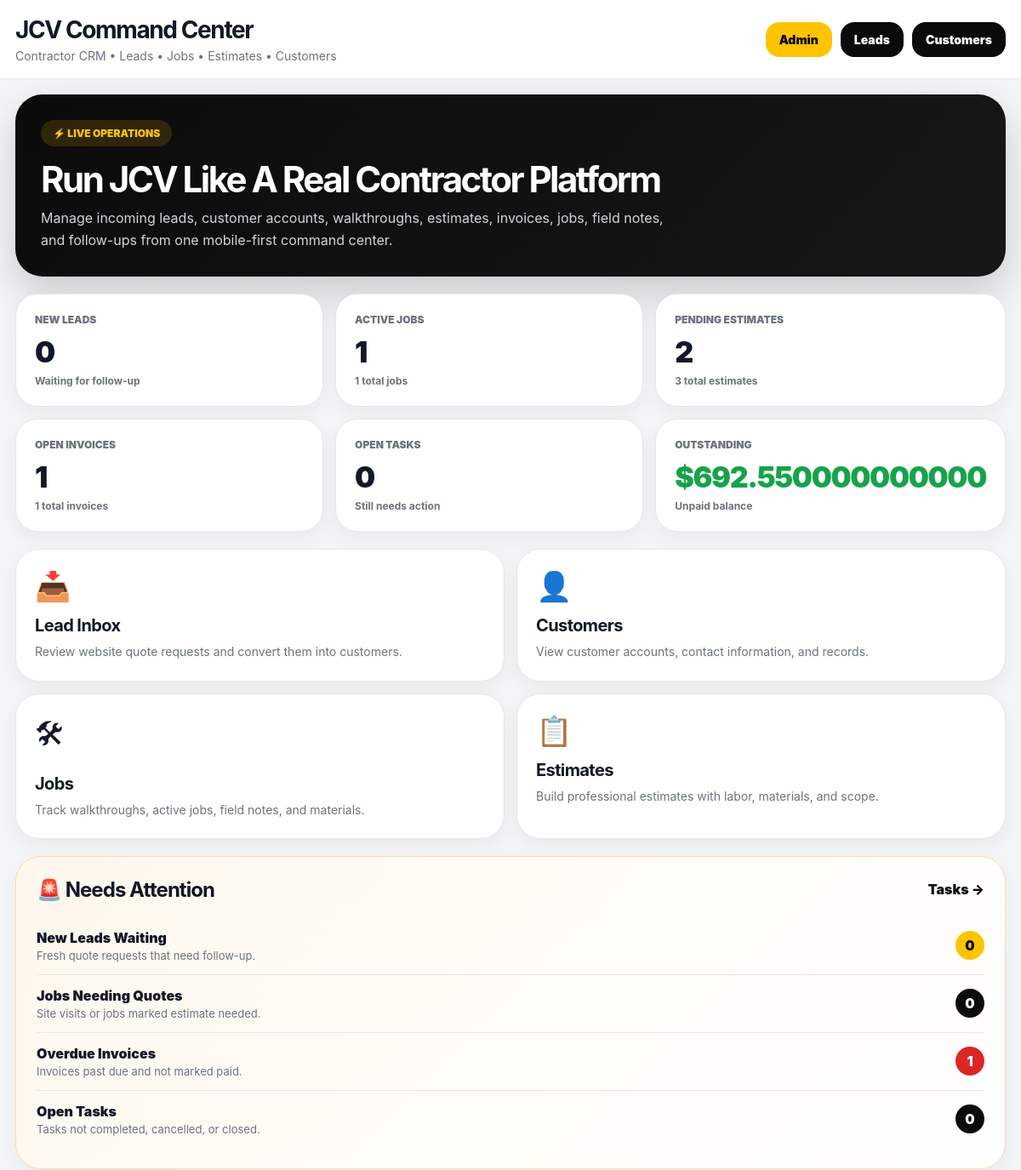
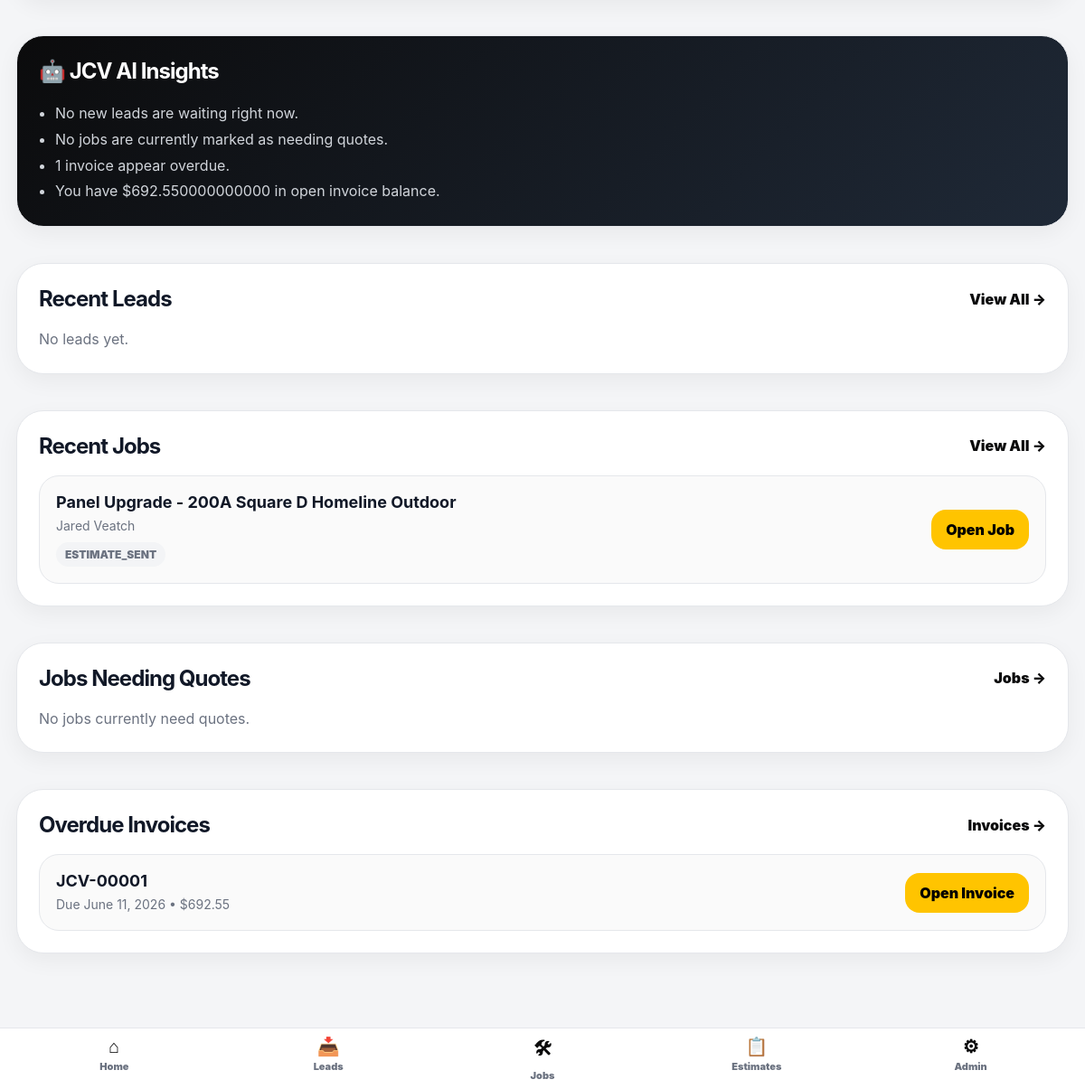
The page /dashboard/ (signed in) on the database its author committed (2 pictures, top to bottom).
### core/models.py (models this page shows, shortened)
class Job(models.Model):
    STATUS_CHOICES = [
        ("new", "New"),
        ("site_visit", "Site Visit"),
        ("estimate_needed", "Estimate Needed"),
        ("estimate_sent", "Estimate Sent"),
        ("approved", "Approved"),
        ("scheduled", "Scheduled"),
        ("in_progress", "In Progress"),
        ("waiting_parts", "Waiting on Parts"),
        ("completed", "Completed"),
        ("invoiced", "Invoiced"),
        ("paid", "Paid"),
        ("cancelled", "Cancelled"),
    ]
    PRIORITY_CHOICES = [
        ("low", "Low"),
        ("normal", "Normal"),
        ("high", "High"),
        ("urgent", "Urgent"),
    ]
    customer = models.ForeignKey(Customer, on_delete=models.CASCADE, related_name="jobs")
    template = models.ForeignKey(
        ServiceTemplate,
        on_delete=models.SET_NULL,
        blank=True,
        null=True,
        related_name="jobs",
    )
    title = models.CharField(max_length=255)
    status = models.CharField(max_length=50, choices=STATUS_CHOICES, default="new")
    priority = models.CharField(max_length=50, choices=PRIORITY_CHOICES, default="normal")
    assigned_to = models.CharField(max_length=255, blank=True, null=True)
    job_address = models.CharField(max_length=255, blank=True, null=True)
    description = models.TextField(blank=True, null=True)
    site_notes = models.TextField(blank=True, null=True)
    material_notes = models.TextField(blank=True, null=True)
    estimated_total_price = models.DecimalField(max_digits=10, decimal_places=2, default=0)
    scheduled_date = models.DateTimeField(blank=True, null=True)
    completed_at = models.DateTimeField(blank=True, null=True)
    created_at = models.DateTimeField(auto_now_add=True)
    class Meta:
        ordering = ["-created_at"]

class Customer(models.Model):
    CUSTOMER_TYPE_CHOICES = [
        ("residential", "Residential"),
        ("commercial", "Commercial"),
        ("industrial", "Industrial"),
    ]
    STATUS_CHOICES = [
        ("active", "Active"),
        ("inactive", "Inactive"),
        ("lead", "Lead"),
    ]
    name = models.CharField(max_length=255)
    company_name = models.CharField(max_length=255, blank=True, null=True)
    phone = models.CharField(max_length=50, blank=True, null=True)
    email = models.EmailField(blank=True, null=True)
    customer_type = models.CharField(
        max_length=50,
        choices=CUSTOMER_TYPE_CHOICES,
        default="residential",
    )
    status = models.CharField(
        max_length=50,
        choices=STATUS_CHOICES,
        default="active",
    )
    address = models.CharField(max_length=255, blank=True, null=True)
    city = models.CharField(max_length=100, blank=True, null=True)
    notes = models.TextField(blank=True, null=True)
    created_at = models.DateTimeField(auto_now_add=True)
    def __str__(self):
        if self.company_name:
            return f"{self.name} - {self.company_name}"
        return self.name

class Invoice(models.Model):
    STATUS_CHOICES = [
        ("draft", "Draft"),
        ("sent", "Sent"),
        ("partial", "Partially Paid"),
        ("paid", "Paid"),
        ("overdue", "Overdue"),
    ]
    estimate = models.ForeignKey(
        Estimate,
        on_delete=models.SET_NULL,
        blank=True,
        null=True,
        related_name="invoices",
    )
    job = models.ForeignKey(
        Job,
        on_delete=models.CASCADE,
        blank=True,
        null=True,
        related_name="invoices",
    )
    invoice_number = models.CharField(max_length=100, unique=True, blank=True, null=True)
    title = models.CharField(max_length=255, blank=True, null=True)
    description = models.TextField(blank=True, null=True)
    status = models.CharField(max_length=50, choices=STATUS_CHOICES, default="draft")
    subtotal = models.DecimalField(max_digits=10, decimal_places=2, default=0)
    tax = models.DecimalField(max_digits=10, decimal_places=2, default=0)
    total = models.DecimalField(max_digits=10, decimal_places=2, default=0)
    amount_paid = models.DecimalField(max_digits=10, decimal_places=2, default=0)
    amount_due = models.DecimalField(max_digits=10, decimal_places=2, default=0)
    due_date = models.DateField(blank=True, null=True)
    paid_date = models.DateField(blank=True, null=True)
    created_at = models.DateTimeField(auto_now_add=True)
    class Meta:
        ordering = ["-created_at"]

### core/views.py (the view)
@staff_member_required
def dashboard(request):
    today = timezone.now().date()
    new_quotes = QuoteRequest.objects.filter(status="new").order_by("-created_at")
    recent_leads = QuoteRequest.objects.order_by("-created_at")[:5]
    active_jobs = Job.objects.exclude(
        status__in=["completed", "cancelled", "paid"]
    )
    jobs_needing_quotes = Job.objects.filter(
        status__in=["site_visit", "estimate_needed"]
    ).order_by("-created_at")[:5]
    approved_jobs = Job.objects.filter(
        status="approved"
    ).order_by("-created_at")[:5]
    open_tasks = Task.objects.exclude(
        status__in=["done", "completed", "cancelled"]
    )
    open_invoices = Invoice.objects.exclude(status="paid")
    overdue_invoices = Invoice.objects.filter(
        due_date__lt=today
    ).exclude(status="paid")
    pending_estimates = Estimate.objects.filter(
        status__in=["draft", "sent"]
    )
    revenue_total = Invoice.objects.filter(
        status="paid"
    ).aggregate(total=Sum("total"))["total"] or 0
    outstanding_total = open_invoices.aggregate(
        total=Sum("amount_due")
    )["total"] or 0
    context = {
        "new_quotes": recent_leads,
        "recent_leads": recent_leads,
        "recent_jobs": Job.objects.order_by("-created_at")[:5],
        "recent_tasks": open_tasks.order_by("due_date", "-created_at")[:5],
        "jobs_needing_quotes": jobs_needing_quotes,
        "approved_jobs": approved_jobs,
        "overdue_invoices": overdue_invoices.order_by("due_date")[:5],
        "quotes_count": new_quotes.count(),
        "customers_count": Customer.objects.count(),
        "jobs_count": active_jobs.count(),
        "estimates_count": pending_estimates.count(),
        "invoices_count": open_invoices.count(),
        "open_tasks_count": open_tasks.count(),
        "total_jobs_count": Job.objects.count(),
        "total_estimates_count": Estimate.objects.count(),
        "total_invoices_count": Invoice.objects.count(),
        "jobs_needing_quotes_count": jobs_needing_quotes.count(),
        "approved_jobs_count": approved_jobs.count(),
        "overdue_invoices_count": overdue_invoices.count(),
        "revenue_total": revenue_total,
        "outstanding_total": outstanding_total,
    }
    return render(request, "dashboard.html", context)

### core/templates/dashboard.html (shortened to what this page needs)
{% load static %}
<!DOCTYPE html>
<html lang="en">
<head>
</head>
<body>
<div class="topbar">
    <div class="brand">
        <h1>JCV Command Center</h1>
        <p>Contractor CRM • Leads • Jobs • Estimates • Customers</p>
    </div>
    <div class="top-buttons">
        <a class="top-btn gold" href="/admin/">Admin</a>
        <a class="top-btn" href="/leads/">Leads</a>
        <a class="top-btn" href="/customers/">Customers</a>
    </div>
</div>
<div class="container">
    <section class="hero">
        <div class="hero-badge">⚡ LIVE OPERATIONS</div>
        <h2>Run JCV Like A Real Contractor Platform</h2>
        <p>
            Manage incoming leads, customer accounts, walkthroughs, estimates,
            invoices, jobs, field notes, and follow-ups from one mobile-first command center.
        </p>
    </section>
    <section class="stats">
        <div class="stat-card">
            <div class="stat-label">New Leads</div>
            <div class="stat-number">{{ quotes_count }}</div>
            <div class="stat-sub">Waiting for follow-up</div>
        </div>
        <div class="stat-card">
            <div class="stat-label">Active Jobs</div>
            <div class="stat-number">{{ jobs_count }}</div>
            <div class="stat-sub">{{ total_jobs_count }} total jobs</div>
        </div>
        <div class="stat-card">
            <div class="stat-label">Pending Estimates</div>
            <div class="stat-number">{{ estimates_count }}</div>
            <div class="stat-sub">{{ total_estimates_count }} total estimates</div>
        </div>
        <div class="stat-card">
            <div class="stat-label">Open Invoices</div>
            <div class="stat-number">{{ invoices_count }}</div>
            <div class="stat-sub">{{ total_invoices_count }} total invoices</div>
        </div>
        <div class="stat-card">
            <div class="stat-label">Open Tasks</div>
            <div class="stat-number">{{ open_tasks_count }}</div>
            <div class="stat-sub">Still needs action</div>
        </div>
        <div class="stat-card">
            <div class="stat-label">Outstanding</div>
            <div class="stat-number money">${{ outstanding_total }}</div>
            <div class="stat-sub">Unpaid balance</div>
        </div>
    </section>
    <section class="quick-actions">
        <a class="quick-card" href="/leads/">
            <div class="quick-icon">📥</div>
            <h3>Lead Inbox</h3>
            <p>Review website quote requests and convert them into customers.</p>
        </a>
        <a class="quick-card" href="/customers/">
            <div class="quick-icon">👤</div>
            <h3>Customers</h3>
            <p>View customer accounts, contact information, and records.</p>
        </a>
        <a class="quick-card" href="/jobs/">
            <div class="quick-icon">🛠</div>
            <h3>Jobs</h3>
            <p>Track walkthroughs, active jobs, field notes, and materials.</p>
        </a>
        <a class="quick-card" href="/estimates/">
            <div class="quick-icon">📋</div>
            <h3>Estimates</h3>
            <p>Build professional estimates with labor, materials, and scope.</p>
        </a>
    </section>
    <div class="grid-2">
        <section class="section attention">
            <div class="section-header">
                <h2>🚨 Needs Attention</h2>
                <a class="section-link" href="/tasks/">Tasks →</a>
            </div>
            <div class="attention-item">
                <div>
                    <div class="attention-title">New Leads Waiting</div>
                    <div class="attention-note">Fresh quote requests that need follow-up.</div>
                </div>
                <span class="count-badge gold">{{ quotes_count }}</span>
            </div>
            <div class="attention-item">
                <div>
                    <div class="attention-title">Jobs Needing Quotes</div>
                    <div class="attention-note">Site visits or jobs marked estimate needed.</div>
                </div>
                <span class="count-badge">{{ jobs_needing_quotes_count }}</span>
            </div>
            <div class="attention-item">
                <div>
                    <div class="attention-title">Overdue Invoices</div>
                    <div class="attention-note">Invoices past due and not marked paid.</div>
                </div>
                <span class="count-badge red">{{ overdue_invoices_count }}</span>
            </div>
            <div class="attention-item">
                <div>
                    <div class="attention-title">Open Tasks</div>
                    <div class="attention-note">Tasks not completed, cancelled, or closed.</div>
                </div>
                <span class="count-badge">{{ open_tasks_count }}</span>
            </div>
        </section>
        <section class="section jarvis">
            <div class="section-header">
                <h2>🤖 JCV AI Insights</h2>
            </div>
            <ul>
                {% if quotes_count > 0 %}
                    <li>You have {{ quotes_count }} new lead{{ quotes_count|pluralize }} waiting for follow-up.</li>
                {% else %}
                    <li>No new leads are waiting right now.</li>
                {% endif %}
                {% if jobs_needing_quotes_count > 0 %}
                    <li>{{ jobs_needing_quotes_count }} job{{ jobs_needing_quotes_count|pluralize }} should be converted into estimates.</li>
                {% else %}
                    <li>No jobs are currently marked as needing quotes.</li>
                {% endif %}
                {% if overdue_invoices_count > 0 %}
                    <li>{{ overdue_invoices_count }} invoice{{ overdue_invoices_count|pluralize }} appear overdue.</li>
                {% else %}
                    <li>No overdue invoices detected.</li>
                {% endif %}
                {% if outstanding_total %}
                    <li>You have ${{ outstanding_total }} in open invoice balance.</li>
                {% else %}
                    <li>No outstanding invoice balance showing locally.</li>
                {% endif %}
            </ul>
        </section>
    </div>
    <div class="grid-2">
        <section class="section">
            <div class="section-header">
                <h2>Recent Leads</h2>
                <a class="section-link" href="/leads/">View All →</a>
            </div>
            {% for lead in new_quotes %}
                <div class="list-card">
                    <div class="list-left">
                        <h3>{{ lead.name }}</h3>
                        <p>
                            {{ lead.service|default:"No service listed" }}
                            {% if lead.phone %} • {{ lead.phone }}{% endif %}
                        </p>
                        <span class="pill">{{ lead.status }}</span>
                    </div>
                    <a class="open-btn" href="/leads/{{ lead.id }}/">Open Lead</a>
                </div>
            {% empty %}
                <p class="empty">No leads yet.</p>
            {% endfor %}
        </section>
        <section class="section">
            <div class="section-header">
                <h2>Recent Jobs</h2>
                <a class="section-link" href="/jobs/">View All →</a>
            </div>
            {% for job in recent_jobs %}
                <div class="list-card">
                    <div class="list-left">
                        <h3>{{ job.title }}</h3>
                        <p>
                            {{ job.customer }}
                        </p>
                        <span class="pill">{{ job.status }}</span>
                    </div>
                    <a class="open-btn" href="/jobs/{{ job.id }}/">Open Job</a>
                </div>
            {% empty %}
                <p class="empty">No jobs yet.</p>
            {% endfor %}
        </section>
    </div>
    <div class="grid-2">
        <section class="section">
            <div class="section-header">
                <h2>Jobs Needing Quotes</h2>
                <a class="section-link" href="/jobs/">Jobs →</a>
            </div>
            {% for job in jobs_needing_quotes %}
                <div class="list-card">
                    <div class="list-left">
                        <h3>{{ job.title }}</h3>
                        <p>{{ job.customer }} • {{ job.status }}</p>
                    </div>
                    <a class="open-btn" href="/jobs/{{ job.id }}/">Open Job</a>
                </div>
            {% empty %}
                <p class="empty">No jobs currently need quotes.</p>
            {% endfor %}
        </section>
        <section class="section">
            <div class="section-header">
                <h2>Overdue Invoices</h2>
                <a class="section-link" href="/invoices/">Invoices →</a>
            </div>
            {% for invoice in overdue_invoices %}
                <div class="list-card">
                    <div class="list-left">
                        <h3>{{ invoice.invoice_number }}</h3>
                        <p>
                            Due {{ invoice.due_date }}
                            {% if invoice.amount_due %} • ${{ invoice.amount_due }}{% endif %}
                        </p>
                    </div>
                    <a class="open-btn" href="/invoices/{{ invoice.id }}/">Open Invoice</a>
                </div>
            {% empty %}
                <p class="empty">No overdue invoices.</p>
            {% endfor %}
        </section>
    </div>
</div>
<nav class="bottom-nav">
    <a href="/dashboard/">
        <strong>⌂</strong>
        Home
    </a>
    <a href="/leads/">
        <strong>📥</strong>
        Leads
    </a>
    <a href="/jobs/">
        <strong>🛠</strong>
        Jobs
    </a>
    <a href="/estimates/">
        <strong>📋</strong>
        Estimates
    </a>
    <a href="/admin/">
        <strong>⚙</strong>
        Admin
    </a>
</nav>
</body>
</html>

### rows shown on the page
Job: title "Panel Upgrade - 200A Square D Homeline Outdoor", customer "Jared Veatch", status "ESTIMATE_SENT"
Invoice: invoice_number "JCV-00001", due_date "June 11, 2026", amount_due "692.55"

### other values the page prints
{{ quotes_count }} "0"
{{ jobs_count }} "1"
{{ total_jobs_count }} "1"
{{ estimates_count }} "2"
{{ total_estimates_count }} "3"
{{ invoices_count }} "1"
{{ total_invoices_count }} "1"
{{ open_tasks_count }} "0"
{{ outstanding_total }} "692.550000000000"
{{ jobs_needing_quotes_count }} "0"
{{ overdue_invoices_count }} "1"
